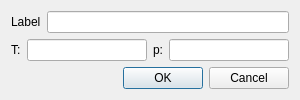
<?xml version="1.0" encoding="UTF-8"?>
<ui version="4.0">
 <class>AddInv</class>
 <widget class="QDialog" name="AddInv">
  <property name="geometry">
   <rect>
    <x>0</x>
    <y>0</y>
    <width>300</width>
    <height>100</height>
   </rect>
  </property>
  <property name="windowTitle">
   <string>Add invariant point</string>
  </property>
  <layout class="QVBoxLayout" name="verticalLayout">
   <item>
    <layout class="QHBoxLayout" name="horizontalLayout_2">
     <item>
      <widget class="QLabel" name="label">
       <property name="text">
        <string>Label</string>
       </property>
      </widget>
     </item>
     <item>
      <widget class="QLineEdit" name="labelEdit">
       <property name="readOnly">
        <bool>true</bool>
       </property>
      </widget>
     </item>
    </layout>
   </item>
   <item>
    <layout class="QHBoxLayout" name="horizontalLayout">
     <item>
      <widget class="QLabel" name="label_2">
       <property name="text">
        <string>T:</string>
       </property>
      </widget>
     </item>
     <item>
      <widget class="QLineEdit" name="tEdit"/>
     </item>
     <item>
      <widget class="QLabel" name="label_3">
       <property name="text">
        <string>p:</string>
       </property>
      </widget>
     </item>
     <item>
      <widget class="QLineEdit" name="pEdit"/>
     </item>
    </layout>
   </item>
   <item>
    <widget class="QDialogButtonBox" name="buttonBox">
     <property name="orientation">
      <enum>Qt::Horizontal</enum>
     </property>
     <property name="standardButtons">
      <set>QDialogButtonBox::Cancel|QDialogButtonBox::Ok</set>
     </property>
    </widget>
   </item>
  </layout>
 </widget>
 <resources/>
 <connections>
  <connection>
   <sender>buttonBox</sender>
   <signal>accepted()</signal>
   <receiver>AddInv</receiver>
   <slot>accept()</slot>
   <hints>
    <hint type="sourcelabel">
     <x>248</x>
     <y>254</y>
    </hint>
    <hint type="destinationlabel">
     <x>157</x>
     <y>274</y>
    </hint>
   </hints>
  </connection>
  <connection>
   <sender>buttonBox</sender>
   <signal>rejected()</signal>
   <receiver>AddInv</receiver>
   <slot>reject()</slot>
   <hints>
    <hint type="sourcelabel">
     <x>316</x>
     <y>260</y>
    </hint>
    <hint type="destinationlabel">
     <x>286</x>
     <y>274</y>
    </hint>
   </hints>
  </connection>
 </connections>
</ui>
